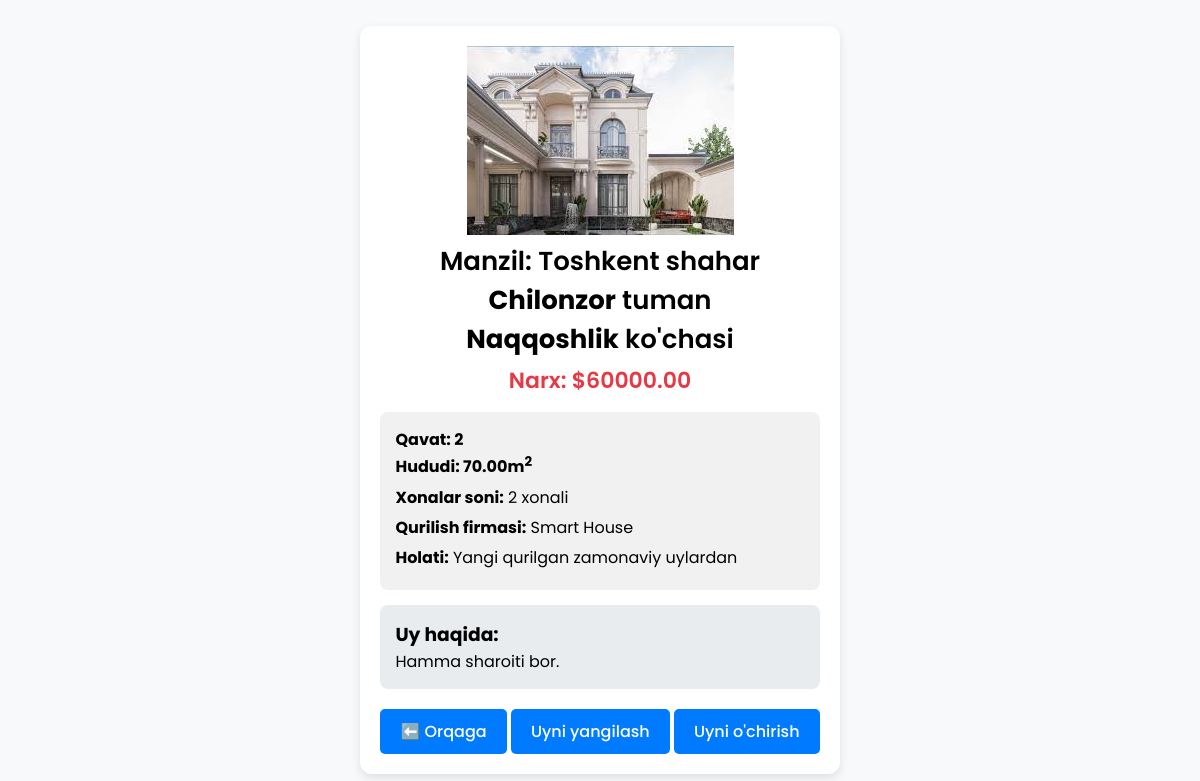
The page /house-detail/11/ on the database as committed earlier.
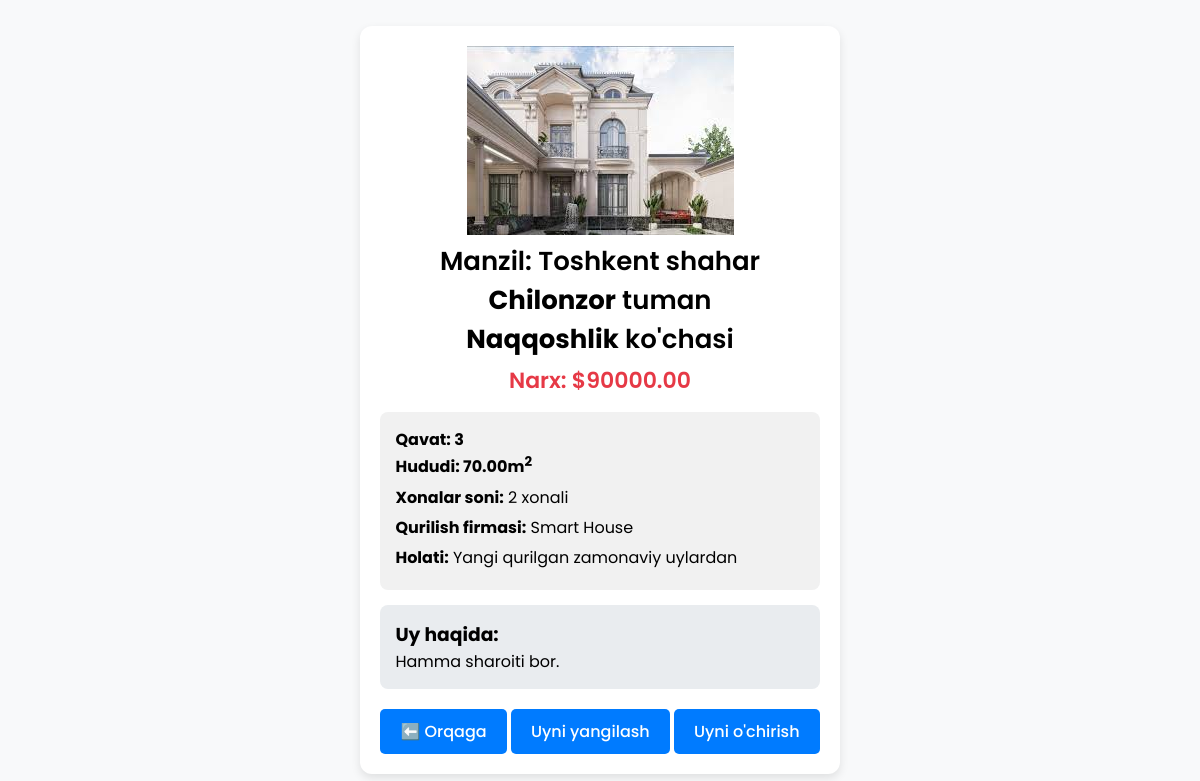
The same page on the database as committed later.
### home/models.py (models this page shows, shortened)
class House(models.Model):
    user = models.ForeignKey(User, on_delete=models.CASCADE)
    city = models.CharField(max_length=200)
    district = models.CharField(max_length=200)
    street = models.CharField(max_length=200)
    company = models.CharField(max_length=200)
    floor = models.PositiveSmallIntegerField()
    area = models.DecimalField(max_digits=10, decimal_places=2)
    price = models.DecimalField(max_digits=15, decimal_places=2)
    rooms = models.PositiveIntegerField()
    description = models.TextField()
    created_date = models.DateTimeField(auto_now_add=True)
    updated_date = models.DateTimeField(auto_now=True)
    is_new = models.BooleanField(default=False)
    image = models.ImageField(upload_to='houses/', blank=True, null=True)
    class Meta:
        ordering = ['-created_date']
        verbose_name = 'house'

### home/views.py (the view)
# urls.py: path('house-detail/<int:pk>/', HouseDetail.as_view(), name='house-detail'),
class HouseDetail(View):
    def get(self, request, pk):
        house = get_object_or_404(House, id=pk)
        return render(request, 'house/detail.html', {'house': house})

### templates/house/detail.html (shortened to what this page needs)
{% load static %}
<!DOCTYPE html>
<html lang="uz">
<head>
</head>
<body>
    <div class="container">
        {% if house.image %}
            <img src="{{ house.image.url }}">
        {% else %}
            <img src="{% static 'default.png' %}" alt="house-image">
        {% endif %}
        <h1 class="house-title">Manzil: <bold>{{ house.city }}</bold> shahar<br><b>{{ house.district }}</b> tuman<br><b>{{ house.street }}</b> ko'chasi</h1>
        <p class="price">Narx: ${{ house.price }}</p>
        <div class="details">
            <h4>Qavat: {{ house.floor }}</h4>
            <h4>Hududi: {{ house.area }}m<sup>2</sup></h4>
            <p><strong>Xonalar soni:</strong> {{ house.rooms }} xonali</p>
            <p><strong>Qurilish firmasi:</strong> {{ house.company }}</p>
            {% if house.is_new %}
                <p><b>Holati:</b> Yangi qurilgan zamonaviy uylardan</p>
            {% else %}
                <p><b>Holati:</b> Qayta ta'mirlangan uylardan</p>
            {% endif %}
        </div>
        <div class="description">
            <h3>Uy haqida:</h3>
            <p>{{ house.description }}</p>
        </div>
        <a href="{% url 'home' %}" class="back-btn">⬅️ Orqaga</a>
        <a href="{% url 'house-update' house.id %}" class="back-btn">Uyni yangilash</a>
        <a href="{% url 'house-delete' house.pk %}" class="back-btn">Uyni o'chirish</a>
    </div>
</body>
</html>

### templates/house/detail.html (style rules this page uses)
* { margin: 0; padding: 0; box-sizing: border-box; font-family: 'Poppins', sans-serif; }
body { background-color: #f8f9fa; display: flex; justify-content: center; align-items: center; min-height: 100vh; padding: 20px; }
.container { max-width: 700px; background: #fff; padding: 20px; border-radius: 12px; box-shadow: 0 4px 10px rgba(0, 0, 0, 0.1); text-align: center; }
.house-title { font-size: 26px; font-weight: 600; margin-bottom: 5px; }
.price { font-size: 22px; color: #e63946; font-weight: 600; margin-bottom: 15px; }
.details { text-align: left; background: #f1f1f1; padding: 15px; border-radius: 8px; margin-top: 15px; }
.details p { font-size: 16px; margin: 5px 0; }
.description { background: #e9ecef; padding: 15px; border-radius: 8px; margin-top: 15px; font-size: 16px; text-align: left; }
.back-btn { display: inline-block; margin-top: 20px; padding: 10px 20px; background: #007bff; color: white; text-decoration: none; border-radius: 5px; font-size: 16px; font-weight: 500; transition: background 0.3s; }

Rows that differ between the two databases and show on the page:
changed House "Toshkent": price "60000.00" → "90000.00"; floor "2" → "3"
